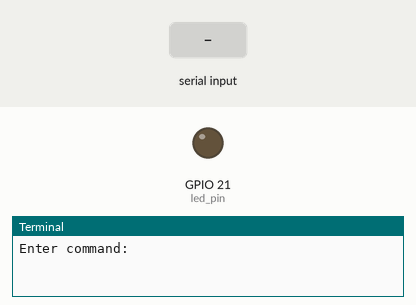
Bench run of a program on a simulated Raspberry Pi (BCM pin numbers). On the bench: output pins drawn as LEDs (lit = HIGH), the last lines printed to the terminal. The test bench sets the inputs (shaded band).

Above: at 1.2 s.
1.3 s: "on" typed at the terminal, then Enter
At 1.7 s:
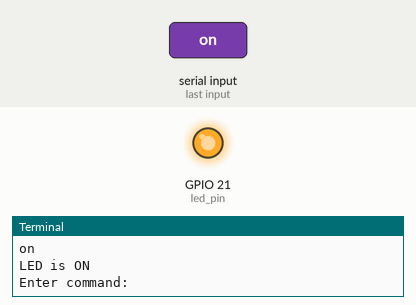
2.8 s: "off" typed at the terminal, then Enter
At 4.1 s:
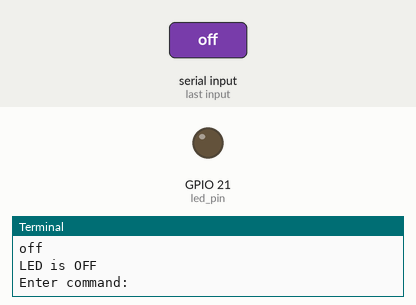
Timing chart, 0 to 5.8 s (numbered marks = the images above; inputs shaded):
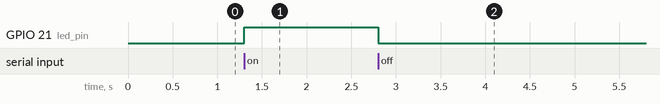

Measured:
- after the input at 1.3 s, GPIO 21 (led_pin): LOW → HIGH at once
- after the input at 2.8 s, GPIO 21 (led_pin): HIGH → LOW at once

The program:

R02._User_Input_Controlled_LED.py
```python
"""
Components Used:
1. Raspberry Pi
2. LED
3. Breadboard
4. Jumper Wires
"""

import RPi.GPIO as gpio
import time

led_pin = 21  # GPIO pin for LED

gpio.setmode(gpio.BCM)        # Use BCM pin numbering
gpio.setup(led_pin, gpio.OUT) # Set LED as output

try:
    while True:
        command = input("Enter command: ").lower()  # Get user input

        if command == "on":
            gpio.output(led_pin, gpio.HIGH)  # Turn LED ON
            print("LED is ON")

        elif command == "off":
            gpio.output(led_pin, gpio.LOW)   # Turn LED OFF
            print("LED is OFF")

        elif command == "exit":
            print("Exiting program...")
            break  # Exit loop

        else:
            print("Invalid command")

except KeyboardInterrupt:
    gpio.cleanup()  # Reset GPIO on exit
```
